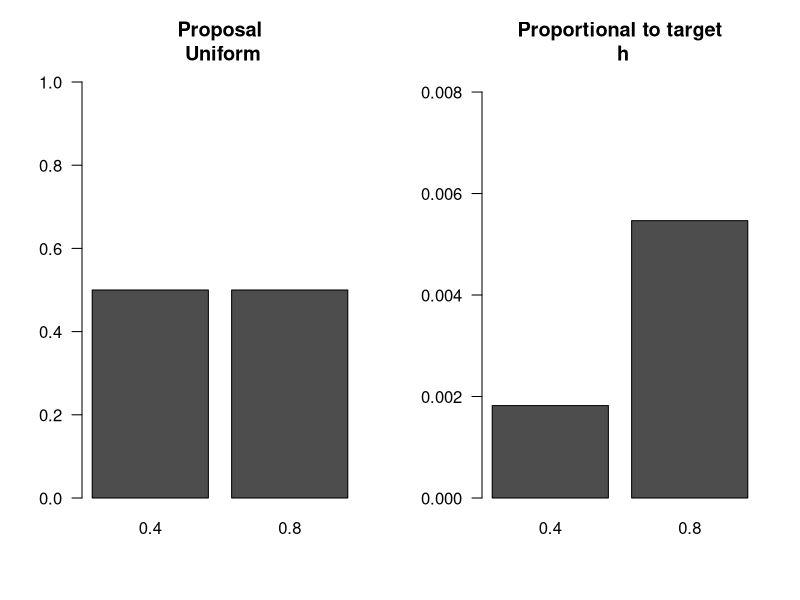
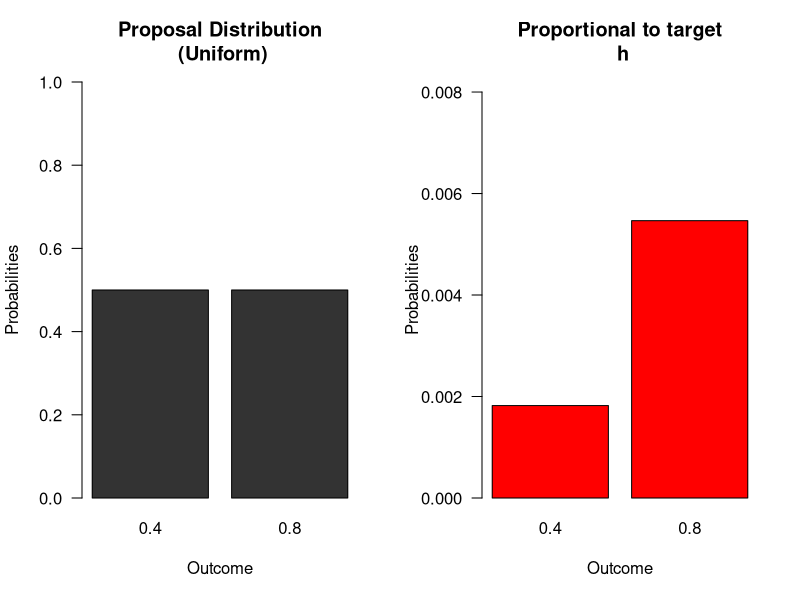
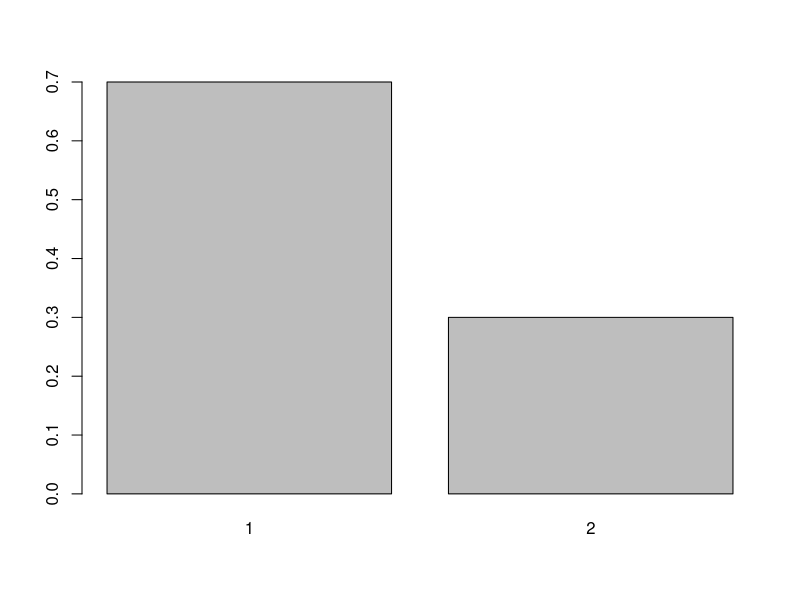
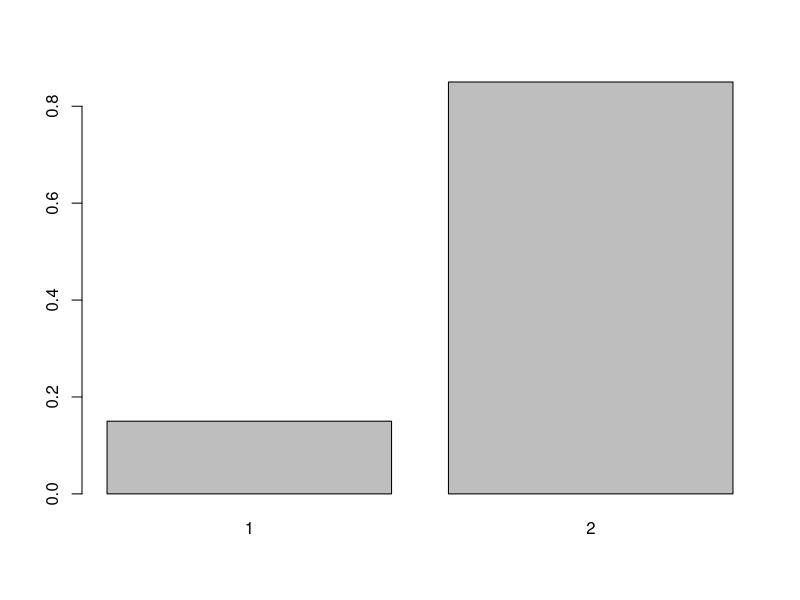
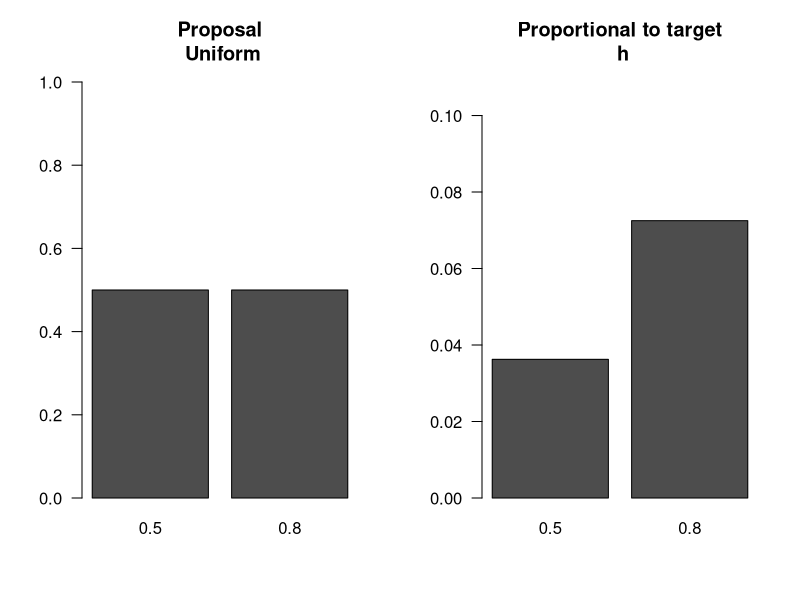
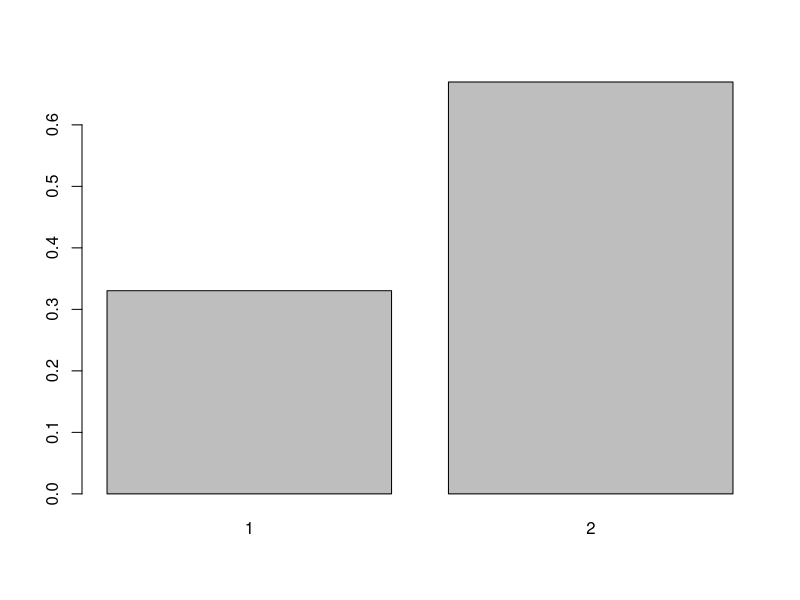
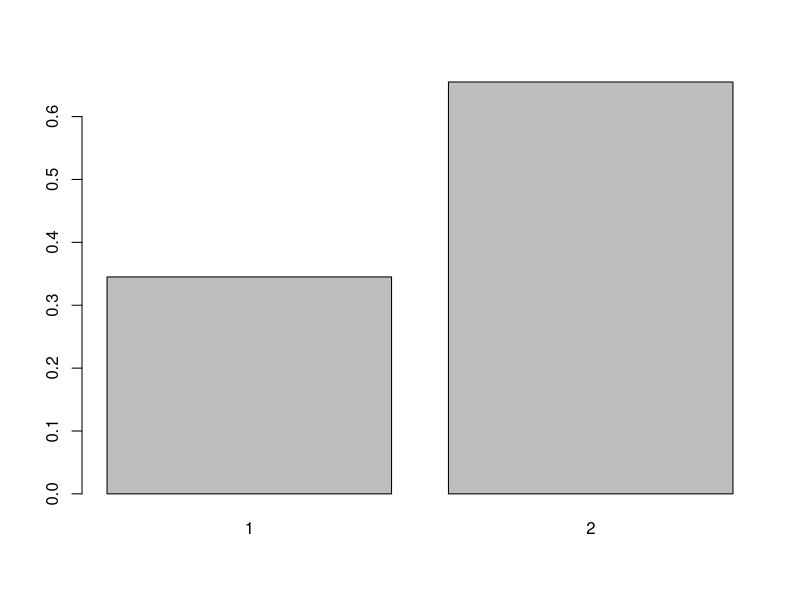
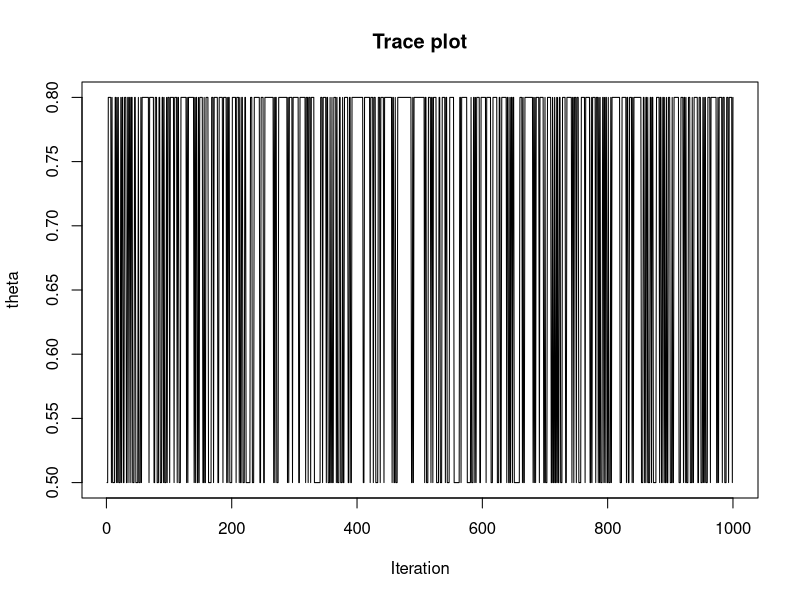

R code for these plots, in order:

# TASK 1 =======================================================================

  # 1 (i-ii)
  # Make a coin-die bbox
  # k = number of faces in the event set E for acceptance of proposal
  # Lik = likelihood for 2 states of theta
  # theta = two states
  # h1 = small relative to h2
  cdbbox<-function(k=1,lik,theta, h1="s")
  { 
    # K=1...6
    # xtable is a library which has functions useful for latex output
    library(xtable)
    
    # rename the first and second components of the likelihood
    lik1<-lik[1]
    lik2<-lik[2]
    
    # We will now make a prior that has the desired characteristics
    # See if you can prove the following
    # if h1 small "s" then ... else ...
    ifelse(h1=="s",
           pi1<-k/6*lik2/(lik1+k/6*lik2), 
           pi1<-lik2/(lik2+k/6*lik1)
    )
    
    # sum of probs is 1
    prior=c(pi1,1-pi1)
    
    #lik<-c(lik1,lik2)
    h<-prior*lik
    
    # Bayes
    post=h/sum(h)
    
    # Make a matrix for the Bayes box
    mat<-cbind(theta,prior,lik,h,post)
    rownames(mat)<-1:length(lik)
    Totals=c(NA,sum(prior),NA,sum(h),sum(post))
    mat2=rbind(mat,Totals)
    
    # Now make some plots useful in explaining the procedure
    graphics.off()
    dev.new(noRStudioGD = TRUE)
    layout(matrix(c(1,2),nr=1,nc=2,byrow=TRUE))
    barplot(matrix(c(0.5,0.5),nc=2,nr=1,byrow=TRUE,dimnames=list(c("Coin"),theta)),ylim=c(0,1),las=1,main="Proposal\n Uniform")
    barplot(matrix(h,nc=2,nr=1,byrow=TRUE,dimnames=list(c("Coin"),theta)),ylim=c(0,max(h)+0.5*max(h)),las=1,main="Proportional to target\n h")
    # Return a list of useful objects
    return(list(bbox=mat2,latex=xtable(mat2,digits=6),mat=mat,h=h,h1=h1,k=k))
  }
  
  cdbbox(k=2,lik=dbinom(x=4,size=10,prob=c(0.4,0.8)),theta=c(0.4,0.8),h1="s")->ans 
  ans$it
  ans
  ans$bbox
  
  
  # 1 (iii)
  # Accept it with a probability. Need an acceptance and rejection set. 
  # Anything lower than the probability can be in the acceptance set. For Example,
  # if 4/6, then can accept {1,2,3,4}
  
  
  # 1 b
  ## Impoved Graphic
  cdbbox2<-function(k=1,lik,theta, h1="s")
  { 
    # K=1...6
    # xtable is a library which has functions useful for latex output
    library(xtable)
    
    # rename the first and second components of the likelihood
    lik1<-lik[1]
    lik2<-lik[2]
    
    # We will now make a prior that has the desired characteristics
    # See if you can prove the following
    # if h1 small "s" then ... else ...
    ifelse(h1=="s",
           pi1 <- k/6 * lik2 / (lik1 + k/6 * lik2), 
           pi1 <-       lik2 / (lik2 + k/6 * lik1)
    )
    
    # sum of probs is 1
    prior=c(pi1,1-pi1)
    
    #lik<-c(lik1,lik2)
    h<-prior*lik
    
    # Bayes
    post=h/sum(h)
    
    # Make a matrix for the Bayes box
    mat<-cbind(theta,prior,lik,h,post)
    rownames(mat)<-1:length(lik)
    Totals=c(NA,sum(prior),NA,sum(h),sum(post))
    mat2=rbind(mat,Totals)
    
    # Now make some plots useful in explaining the procedure
    graphics.off()
    dev.new(noRStudioGD = TRUE)
    layout(matrix(c(1,2),nr=1,nc=2,byrow=TRUE))
    barplot(matrix(c(0.5,0.5),nc=2,nr=1,byrow=TRUE,dimnames=list(c("Coin"),theta)),ylim=c(0,1),las=1,main="Proposal Distribution\n (Uniform)",
            col = 'grey20',
            ylab = 'Probabilities',
            xlab = 'Outcome')
    barplot(matrix(h,nc=2,nr=1,byrow=TRUE,dimnames=list(c("Coin"),theta)),ylim=c(0,max(h)+0.5*max(h)),las=1,main="Proportional to target\n h",
            col = 'red',
            ylab = 'Probabilities',
            xlab = 'Outcome')
    # Return a list of useful objects
    return(list(bbox=mat2,latex=xtable(mat2,digits=6),mat=mat,h=h,h1=h1,k=k))
  }
  
  cdbbox2(k=2,lik=dbinom(x=4,size=10,prob=c(0.4,0.8)),theta=c(0.4,0.8),h1="s")->ans 
  

# TASK 2 =======================================================================
  
  # This function relies on getting h vectors that match E2
  # Use cdbbox() to get the correct h vectors.
  # Notice the ... - this corresponds to the ... in the barplot
  # You can use additional arguments which pass to the barplot
  coindie<-function(n=100, h=c(1/4,3/4),E2=c(5,6),init=1,...){
    library(xtable)
    dieset<-c()
    dieset[1]<-"E1"
    die<-function(n=1){
    sample(1:6,size=n,replace=TRUE)
    }
    
    coin<-function(n=1){
    sample(1:2,size=n,replace=TRUE)
    }
    face<-c()
    alpha<-c() # holds acceptance probs
    alpha[1]<-1
    post<-c()# post sample
    prop<-c() # vec of proposed states 1s and 2s
    prop[1]=init # initial state
    post[1]=prop[1]
    dice<-c()
    dice[1]<-die()
    
    for(i in 2:n){ # starts at 2 because initial value given above
    prop[i]<-coin()
    alpha[i]=min(1,h[prop[i]]/h[post[i-1]])
    
    dice[i]<-die()
    ifelse(alpha[i]==1,dieset[i]<-"E1",dieset[i]<-"E2")
    # is x an element of set y
    if(alpha[i]==1 | (is.element(dice[i],E2) & alpha[i]!=1)){post[i]<-prop[i]}
    else{post[i]<-post[i-1]}
     }  
    res<-matrix(c(prop,round(alpha,2),dieset,dice,post ),nc=5,nr=n,byrow=FALSE,dimnames=list(1:n,c("proposal","alpha", "E","dice","post")))
    sim<-table(post)/n
    postexact<-h/sum(h)
    dev.new(noRStudioGD = TRUE)
    barplot(sim,...)
    return(list(iter=res,sim=sim,postexact=postexact,post=post,xtable=xtable(res,dig=1)) )
  }
  
  coindie(n=20,h=c(0.6,0.4),E2=c(3,4,5,6)) ->ans
  ans$it
  
  coindie(n=20,h=c(1,6),E2=c(3)) ->ans
  ans$it
  
  # Use cdbbox in conjunction with coindie()
  cdbbox(k=3,lik=dbinom(x=6,size=10,prob=c(0.5,0.8)),theta=c(0.5,0.8),h1="s")->ans 
  names(ans)
  ans2=coindie(n=3000,h=ans$h,E2=1:ans$k)
  ans2$it
  
  
  # retrieving posterior theta values
  #trace plot
  
  ans3=coindie(n=1000,h=ans$h,E2=1:ans$k)
  ans4=c(0.5,0.8)[ans3$post]
  plot(ans4,type="l",main="Trace plot",xlab="Iteration",ylab="theta")

  
  
  
  # TASK 3 ======================================================================

  # This function makes discrete simulations from a posterior with any number of h values
  # n=nu of iterations
  # You can embellish this function
  simR<-function(n=10000, h=c(0.03344302,0.06165627),...){
    alpha<-c() # holds transition probs
    alpha[1]<-1
    u<-c() # holds uniform values
    u[1]<-1
    post<-c()# post sample
    prop<-c() # vec of proposed states 1s and 2s
    prop[1]=1 # initial state
    post[1]=prop[1]
    for(i in 2:n){ # starts at 2 because initial value given above
      # proposal state 
      prop[i]=sample(1:length(h),1,replace=TRUE)
      # calculate alpha
      # notice h[prop[i]] gives the actual value of h
      alpha[i]=min(1,h[prop[i]]/h[post[i-1]])
      # to calculate accepting proposal with prob alpha
      # select a random value from  a uniform (0,1)
      u[i]=runif(1)
      if(u[i]<=alpha[i]){post[i]<-prop[i]}
      else{post[i]<-post[i-1]}
    }
    res<-matrix(c(prop,u,alpha,post ),nc=4,nr=n,byrow=FALSE)
    sim<-table(post)/n
    # windows only works with a pc
    # quartz with macs
    # dev.new(noRStudioGD = TRUE) # or quartz() 
    
    barplot(sim,...)
    postexact<-h/sum(h)
    # The returned output is a list 
    # Use obj$ to obtain whatever interests you
    return(list(iter=res,sim=sim,postexact=postexact,post=post) )
  }

  
  # Uniform Binomial Experiment
  getH <- function(numThetaValues, x, n) {
    
    ## Form uniform probability
    theta <- seq(0, 1, length = numThetaValues)
    
    ## Calculate prior assuming uniform distribution
    prior = rep(1/numThetaValues, numThetaValues)
    
    ## Calculate the likelihood
    likelihood  = dbinom(x=x, size=n, prob=theta)
    
    ## Calculate the Prior x the Likelihood
    h <-  prior * likelihood
    
    return(h)
  }
  
  numThetaValues = 40
  x = 4
  n = 10
  
  
  simROut <- simR(n=10000, h=getH(numThetaValues, x, n),
                  
                  # Title
                  main = paste("Histogram of Simulation Output using simR()\n",
                               "Assumes Uniform Prior dist. over ", numThetaValues, 
                               " values of theta. Prob. ", x, 
                               " with ", n, "bernoulli trials"),
                  ylab = "Probability",
                  xlab = 'Number of Theta Values',
                  col = 'lightblue'
                  )

  